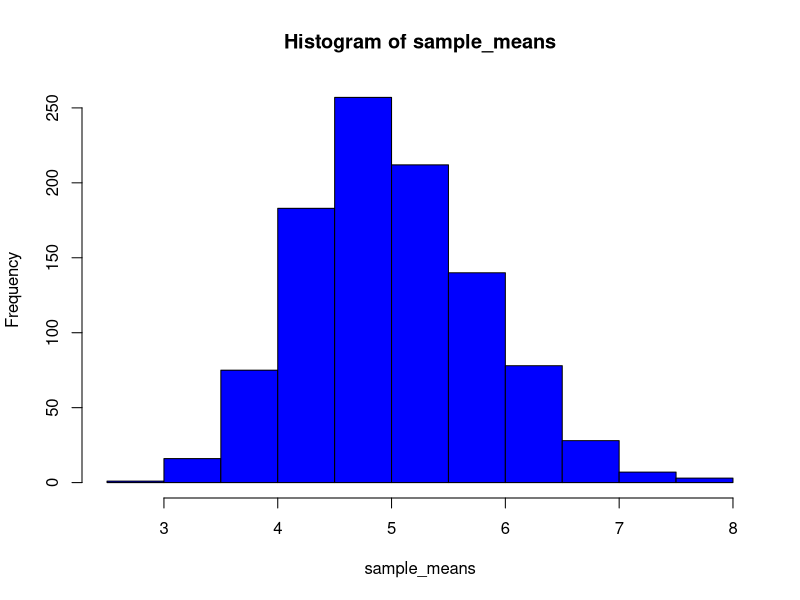

Write the R code that produced this figure.
## ---- chunk 1
# Setup Code
library(ggplot2)

# Variables
sims <- 1000
lambda <- 0.2
n <- 40

set.seed(3737)


## ---- chunk 2
# Since a matrix fills in a cascade, this does the job of generating the 
# sims and the samples.
sim_matrix <- matrix(rexp(sims * n, rate=lambda), sims, n)

# Means of the random samples.
sample_means <- rowMeans(sim_matrix)
## ---- chunk 3
#sim_mean_df <- data.frame(sim_mean)
#g <- ggplot(sim_mean_df, aes(y = ..ndensity.., x=sim_mean)) + geom_histogram()
#print(g)

hist(sample_means, col="blue")
## ---- chunk 4
theoretical_mean <- 1/lambda
sample_mean <- mean(sample_means)
## ---- chunk 5
sample_var <- var(sample_means)
theoretical_var <- (1/lambda) ^ 2/n
